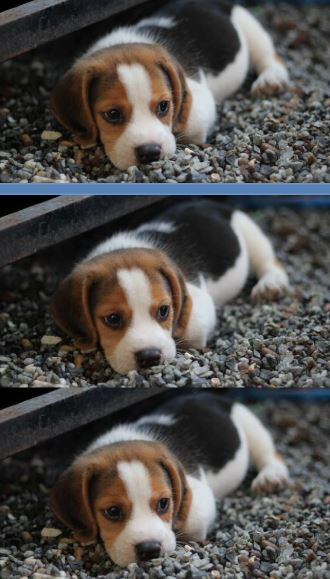
#> input picture mul.JPG, 330 x 579 px
$ python Temp_Multiple.py
#> lines starting #> are read from the running program, lines starting #| are printed output that depends on the picture; after the words box and inside, x2 and y2 are one past the last pixel; in counts of white or black regions, pixels touching at a corner belong together
import cv2
import numpy as np
from matplotlib import pyplot as plt

img_rgb = cv2.imread('mul.JPG')
#> img_rgb is the input picture: shape (579, 330, 3); mean B, G, R 77, 79.3, 81.6
img_gray = cv2.cvtColor(img_rgb, cv2.COLOR_BGR2GRAY)
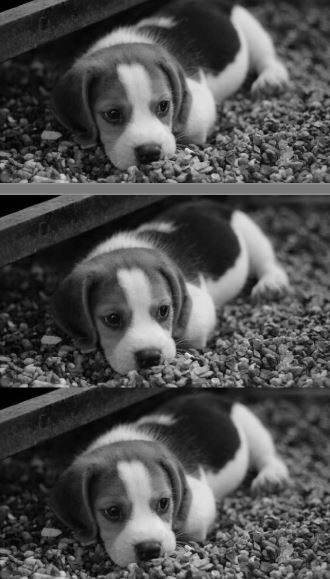
#> img_gray: shape (579, 330); min 0, max 238, mean 79.7
# img_gray = cv2.imread('lib.jpg',0)
template = cv2.imread('mul_t.JPG',0)
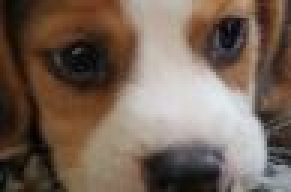
#> input picture mul_t.JPG, 97 x 64 px (shown 3 times larger)
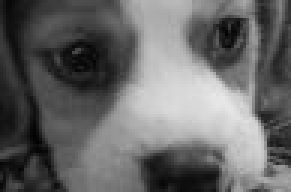
#> template: shape (64, 97) (shown 3 times larger); min 2, max 232, mean 103.3
w, h = template.shape[::-1]
#> w = 97; h = 64

res = cv2.matchTemplate(img_gray,template,cv2.TM_CCOEFF_NORMED)
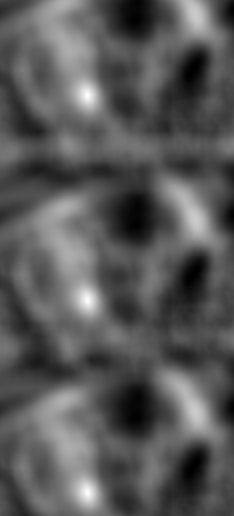
#> res: shape (516, 234) float32; min -0.465, max 0.998, mean 0.0453; drawn with min black and max white
threshold = 0.8
loc = np.where( res >= threshold)
#> loc = 328 positions, rows 88 to 498, columns 82 to 91
for pt in zip(*loc[::-1]):
    cv2.rectangle(img_rgb, pt, (pt[0] + w, pt[1] + h), (0,0,255), 6)
#> this loop made 328 passes
#> pt on passes 1 to 3: (85, 88), (86, 88), (87, 88)
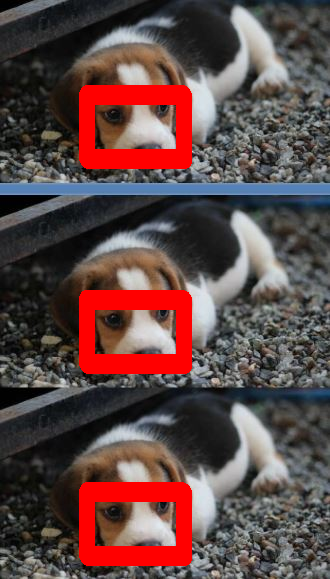
#> img_rgb: shape (579, 330, 3); 9.18% of pixels changed, all inside (x1, y1, x2, y2) = (79, 85, 192, 566)

#cv2.putText(img_rgb, 'Threshold = ' + str(threshold), (50,100), cv2.FONT_HERSHEY_SIMPLEX, 1, (255, 255, 255), 4, cv2.LINE_AA)
cv2.imwrite('re.jpg',img_rgb)
plt.imshow(cv2.cvtColor(img_rgb, cv2.COLOR_BGR2RGB))
plt.show()
